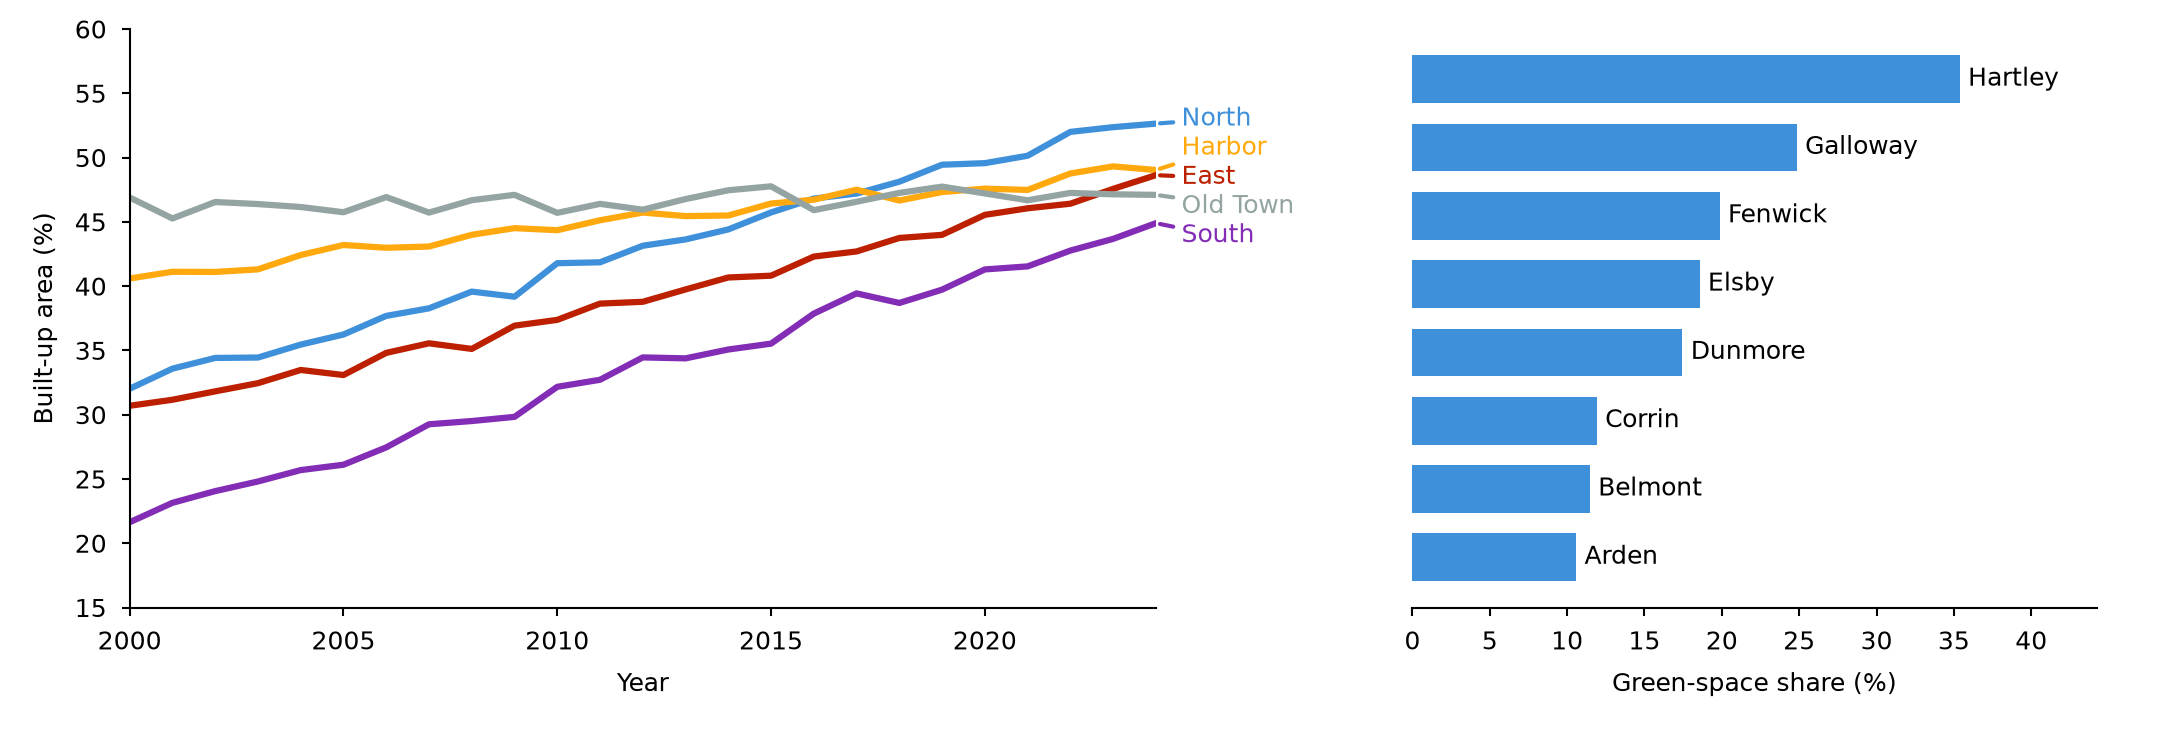

Recreate this plot in Python.
"""Name each series at its data instead of in a legend: line ends and bar ends.
Synthetic built-up area by district and green-space share by city."""

import os
from pathlib import Path

import matplotlib.pyplot as plt
import numpy as np

MM = 1 / 25.4
STYLE_DIR = Path(__file__).resolve().parent / "../../../styles"
YEARS = np.arange(2000, 2025)
DISTRICTS = {  # name: (color, start, yearly growth)
    "North": ("C0", 32, 0.9),
    "Harbor": ("C1", 41, 0.35),
    "East": ("C2", 30, 0.75),
    "Old Town": ("C3", 46, 0.05),
    "South": ("C4", 22, 0.95),
}
CITIES = ("Arden", "Belmont", "Corrin", "Dunmore", "Elsby", "Fenwick", "Galloway",
          "Hartley")
LABEL_GAP = 7  # minimum distance between label centers, points


def spread(values, gap):
    """Move sorted positions apart until neighbors are at least gap apart."""
    order = np.argsort(values)
    placed = np.array(values, float)[order]
    for _ in range(50):
        moved = False
        for i in range(1, placed.size):
            overlap = gap - (placed[i] - placed[i - 1])
            if overlap > 1e-9:
                placed[i - 1] -= overlap / 2
                placed[i] += overlap / 2
                moved = True
        if not moved:
            break
    result = np.empty_like(placed)
    result[order] = placed
    return result


def labeled_lines(ax, rng):
    ends = {}
    for name, (color, start, growth) in DISTRICTS.items():
        area = start + growth * (YEARS - YEARS[0]) + rng.normal(0, 0.5, YEARS.size)
        ax.plot(YEARS, area, color=color)
        ends[name] = area[-1]
    ax.set(xlim=(YEARS[0], YEARS[-1]), ylim=(15, 60), xlabel="Year",
           ylabel="Built-up area (%)")
    # Convert the gap from points to data units with the final axes height.
    ax.figure.canvas.draw()
    height_pt = ax.get_window_extent().height * 72 / ax.figure.dpi
    gap = LABEL_GAP * np.ptp(ax.get_ylim()) / height_pt
    label_y = spread(list(ends.values()), gap)
    for (name, end), y in zip(ends.items(), label_y):
        ax.annotate(name, xy=(YEARS[-1], end), xytext=(YEARS[-1] + 0.6, y),
                    color=DISTRICTS[name][0], va="center", ha="left",
                    annotation_clip=False,
                    arrowprops={"arrowstyle": "-", "color": DISTRICTS[name][0],
                                "shrinkA": 0, "shrinkB": 1})


def labeled_bars(ax, rng):
    share = np.sort(rng.uniform(8, 38, len(CITIES)))
    bars = ax.barh(np.arange(len(CITIES)), share, height=0.7, color="C0")
    ax.bar_label(bars, labels=CITIES, padding=2)
    ax.set_yticks([])
    ax.spines["left"].set_visible(False)
    ax.set_xlim(0, 1.25 * share.max())
    ax.set_xlabel("Green-space share (%)")


def main():
    rng = np.random.default_rng(11)
    default = STYLE_DIR / "default.mplstyle"
    sheets = [default] if default.is_file() else []
    if selected := os.environ.get("CEDALION_STYLE"):
        sheet = Path(selected).expanduser()
        sheets.append(sheet if sheet.is_file() else STYLE_DIR / (selected.removesuffix(".mplstyle") + ".mplstyle"))
    width_mm = float(os.environ.get("CEDALION_WIDTH_MM", 183))
    with plt.style.context(sheets):
        fig, axes = plt.subplots(1, 2, figsize=(width_mm * MM, 62 * MM),
                                 gridspec_kw={"width_ratios": [1.5, 1]})
        # Fixed margins: constrained layout would resize the axes after the labels are placed.
        fig.subplots_adjust(left=0.06, right=0.97, bottom=0.17, top=0.96, wspace=0.3)
        labeled_lines(axes[0], rng)
        labeled_bars(axes[1], rng)
        fig.savefig(os.environ.get("CEDALION_SNIPPET_PNG", Path(__file__).with_name("snippet.png")), dpi=300)
        plt.close(fig)


if __name__ == "__main__":
    main()
